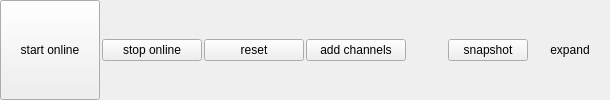
     <widget class="QWidget" name="controlBarSmall" native="true">
      <layout class="QHBoxLayout" name="horizontalLayout_4">
       <property name="spacing">
        <number>2</number>
       </property>
       <property name="leftMargin">
        <number>0</number>
       </property>
       <property name="topMargin">
        <number>0</number>
       </property>
       <property name="rightMargin">
        <number>0</number>
       </property>
       <property name="bottomMargin">
        <number>0</number>
       </property>
       <item>
        <widget class="QPushButton" name="startButton2">
         <property name="sizePolicy">
          <sizepolicy hsizetype="Minimum" vsizetype="Minimum">
           <horstretch>0</horstretch>
           <verstretch>0</verstretch>
          </sizepolicy>
         </property>
         <property name="minimumSize">
          <size>
           <width>100</width>
           <height>0</height>
          </size>
         </property>
         <property name="toolTip">
          <string>start online mode</string>
         </property>
         <property name="text">
          <string>start online</string>
         </property>
        </widget>
       </item>
       <item>
        <widget class="QPushButton" name="stopButton2">
         <property name="minimumSize">
          <size>
           <width>100</width>
           <height>0</height>
          </size>
         </property>
         <property name="toolTip">
          <string>stop online mode</string>
         </property>
         <property name="text">
          <string>stop online</string>
         </property>
        </widget>
       </item>
       <item>
        <widget class="QPushButton" name="resetRangeButton2">
         <property name="minimumSize">
          <size>
           <width>100</width>
           <height>0</height>
          </size>
         </property>
         <property name="toolTip">
          <string>reset time range</string>
         </property>
         <property name="text">
          <string>reset</string>
         </property>
        </widget>
       </item>
       <item>
        <widget class="QPushButton" name="channelListButton2">
         <property name="minimumSize">
          <size>
           <width>100</width>
           <height>0</height>
          </size>
         </property>
         <property name="text">
          <string>add channels</string>
         </property>
        </widget>
       </item>
       <item>
        <spacer name="horizontalSpacer_7">
         <property name="orientation">
          <enum>Qt::Horizontal</enum>
         </property>
         <property name="sizeHint" stdset="0">
          <size>
           <width>40</width>
           <height>20</height>
          </size>
         </property>
        </spacer>
       </item>
       <item>
        <widget class="QPushButton" name="exportButton2">
         <property name="toolTip">
          <string>copy snapshot of scene (as png) to the clipboard</string>
         </property>
         <property name="text">
          <string>snapshot</string>
         </property>
        </widget>
       </item>
       <item>
        <widget class="QPushButton" name="controlExpandButton">
         <property name="sizePolicy">
          <sizepolicy hsizetype="Minimum" vsizetype="Minimum">
           <horstretch>0</horstretch>
           <verstretch>0</verstretch>
          </sizepolicy>
         </property>
         <property name="minimumSize">
          <size>
           <width>10</width>
           <height>0</height>
          </size>
         </property>
         <property name="toolTip">
          <string>expand control bar</string>
         </property>
         <property name="text">
          <string>expand</string>
         </property>
         <property name="checkable">
          <bool>false</bool>
         </property>
         <property name="flat">
          <bool>true</bool>
         </property>
        </widget>
       </item>
      </layout>
     </widget>
